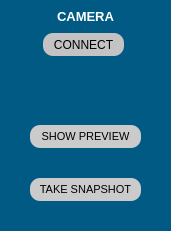
    <widget class="QGroupBox" name="camera_gb">
     <property name="geometry">
      <rect>
       <x>19</x>
       <y>34</y>
       <width>171</width>
       <height>231</height>
      </rect>
     </property>
     <property name="styleSheet">
      <string notr="true">background-color: rgb(0, 90, 132);
border-radius:10px;</string>
     </property>
     <property name="title">
      <string/>
     </property>
     <widget class="QLabel" name="cam_connection_lbl">
      <property name="geometry">
       <rect>
        <x>0</x>
        <y>6</y>
        <width>171</width>
        <height>20</height>
       </rect>
      </property>
      <property name="font">
       <font>
        <family>Arial</family>
        <pointsize>10</pointsize>
        <weight>75</weight>
        <bold>true</bold>
       </font>
      </property>
      <property name="styleSheet">
       <string notr="true">color: rgb(255, 255, 255);</string>
      </property>
      <property name="text">
       <string>CAMERA</string>
      </property>
      <property name="alignment">
       <set>Qt::AlignCenter</set>
      </property>
     </widget>
     <widget class="QPushButton" name="cam_connect_pb">
      <property name="geometry">
       <rect>
        <x>43</x>
        <y>33</y>
        <width>81</width>
        <height>23</height>
       </rect>
      </property>
      <property name="font">
       <font>
        <family>Arial</family>
        <pointsize>9</pointsize>
        <weight>50</weight>
        <bold>false</bold>
       </font>
      </property>
      <property name="styleSheet">
       <string notr="true">color: rgb(0, 0, 0);
border-radius:10px;background-color: rgb(195, 195, 195);
</string>
      </property>
      <property name="text">
       <string>CONNECT</string>
      </property>
     </widget>
     <widget class="QLabel" name="warning_cam_connect_lbl">
      <property name="geometry">
       <rect>
        <x>6</x>
        <y>60</y>
        <width>161</width>
        <height>31</height>
       </rect>
      </property>
      <property name="font">
       <font>
        <family>Arial</family>
       </font>
      </property>
      <property name="styleSheet">
       <string notr="true">color: rgb(255, 255, 255);</string>
      </property>
      <property name="text">
       <string/>
      </property>
      <property name="alignment">
       <set>Qt::AlignCenter</set>
      </property>
      <property name="wordWrap">
       <bool>true</bool>
      </property>
     </widget>
     <widget class="QPushButton" name="cam_showpreview_pb">
      <property name="enabled">
       <bool>false</bool>
      </property>
      <property name="geometry">
       <rect>
        <x>30</x>
        <y>125</y>
        <width>111</width>
        <height>23</height>
       </rect>
      </property>
      <property name="font">
       <font>
        <family>Arial</family>
        <pointsize>8</pointsize>
        <weight>50</weight>
        <bold>false</bold>
       </font>
      </property>
      <property name="styleSheet">
       <string notr="true">color: rgb(0, 0, 0);
border-radius:10px;
background-color: rgb(203, 203, 203);
</string>
      </property>
      <property name="text">
       <string>SHOW PREVIEW</string>
      </property>
      <property name="checkable">
       <bool>false</bool>
      </property>
      <property name="autoDefault">
       <bool>false</bool>
      </property>
      <property name="default">
       <bool>false</bool>
      </property>
      <property name="flat">
       <bool>false</bool>
      </property>
     </widget>
     <widget class="QPushButton" name="cam_takesnapshot_pb">
      <property name="enabled">
       <bool>false</bool>
      </property>
      <property name="geometry">
       <rect>
        <x>30</x>
        <y>178</y>
        <width>111</width>
        <height>23</height>
       </rect>
      </property>
      <property name="font">
       <font>
        <family>Arial</family>
        <pointsize>8</pointsize>
        <weight>50</weight>
        <bold>false</bold>
       </font>
      </property>
      <property name="styleSheet">
       <string notr="true">color: rgb(0, 0, 0);
border-radius:10px;
background-color: rgb(203, 203, 203);
</string>
      </property>
      <property name="text">
       <string>TAKE SNAPSHOT</string>
      </property>
      <property name="checkable">
       <bool>false</bool>
      </property>
      <property name="autoDefault">
       <bool>false</bool>
      </property>
      <property name="default">
       <bool>false</bool>
      </property>
      <property name="flat">
       <bool>false</bool>
      </property>
     </widget>
    </widget>
